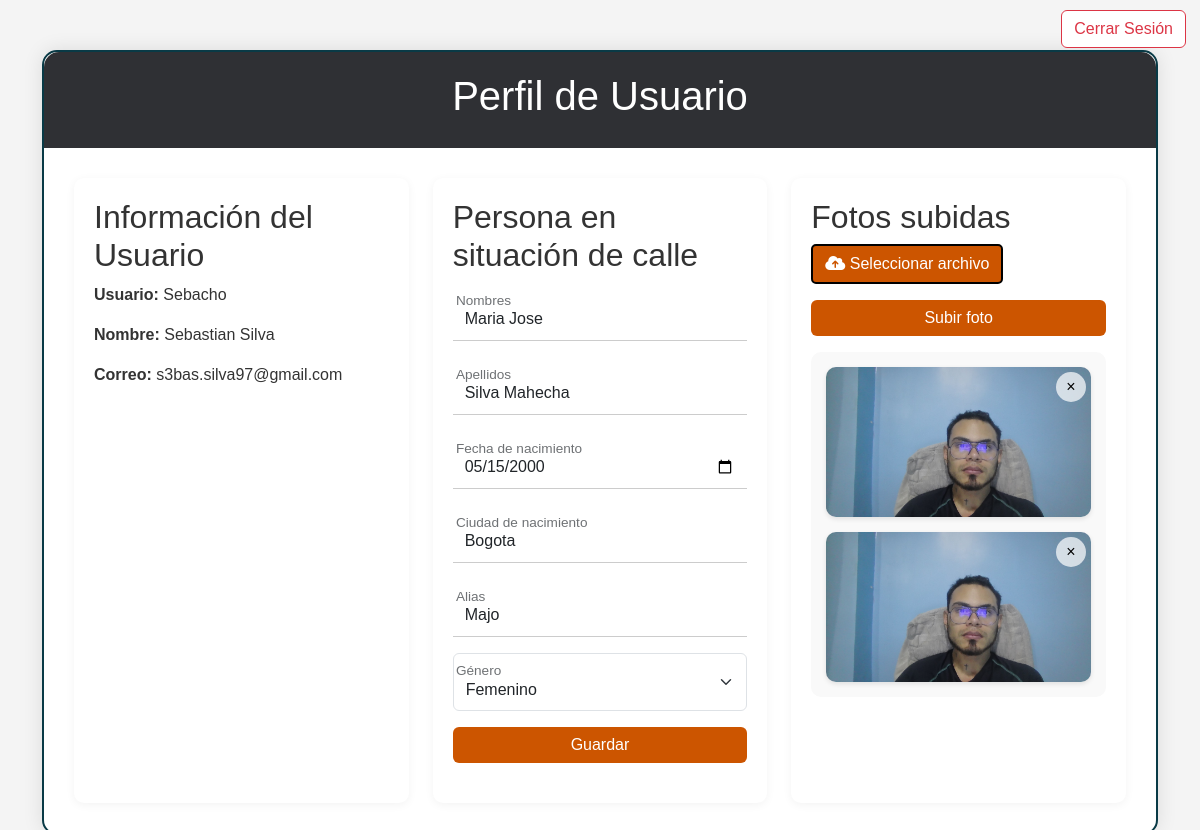
/users/profile/ (signed in), run on the app's committed database.
### users/models.py (models this page shows, shortened)
class CustomUser(AbstractUser):
    GENDER_CHOICES = [
        ('M', 'Masculino'),
        ('F', 'Femenino'),
    ]
    email = models.EmailField(unique=True)
    phone_number = models.CharField(max_length=15, default='0000000000')
    birth_date = models.DateField(null=True, blank=True)
    address = models.CharField(max_length=255, blank=True)
    city = models.CharField(max_length=100, blank=True)
    gender = models.CharField(max_length=1, choices=GENDER_CHOICES, blank=True, null=True)
    acepto_tratamiento = models.BooleanField(
        default=False,
        help_text="Indica si el usuario ha aceptado el tratamiento de sus datos personales."
    )

class StreetPerson(models.Model):
    GENDER_CHOICES = [
        ('M', 'Masculino'),
        ('F', 'Femenino'),
    ]
    profile = models.ForeignKey(Profile, on_delete=models.CASCADE, related_name='street_persons')
    first_name = models.CharField(max_length=30)
    last_name = models.CharField(max_length=30)
    birth_date = models.DateField(null=True, blank=True)
    birth_city = models.CharField(max_length=100)
    alias = models.CharField(max_length=50, blank=True)
    gender = models.CharField(max_length=1, choices=GENDER_CHOICES, blank=True, null=True)
    created_at = models.DateTimeField(default=timezone.now)
    common_id = models.CharField(max_length=50, unique=True, null=True)

### photos/models.py (models this page shows, shortened)
class Photo(models.Model):
    user = models.ForeignKey(settings.AUTH_USER_MODEL, on_delete=models.CASCADE, related_name='photos')
    profile = models.ForeignKey(Profile, on_delete=models.CASCADE, related_name='profile_photos')
    image = models.ImageField(upload_to='photos/')
    uploaded_at = models.DateTimeField(auto_now_add=True)
    visible = models.BooleanField(default=True)  # Campo para controlar la visibilidad de la foto

### users/views.py (the view, shortened to what this page needs)
# urls.py: path('profile/', profile, name='profile'),  # URL para el perfil de usuario
@login_required
def profile(request):
    photo_form = PhotoUploadForm()
    street_person = StreetPerson.objects.filter(profile__user=request.user).last()
    street_person_form = StreetPersonForm(instance=street_person)
    photos = Photo.objects.filter(user=request.user, visible=True)
    return render(request, 'users/profile.html', {
        'photo_form': photo_form,
        'street_person_form': street_person_form,
        'photos': photos,
        'street_person': street_person
    })

### photos/forms.py
class PhotoUploadForm(forms.ModelForm):
    class Meta:
        model = Photo
        fields = ['image']

### users/forms.py (shortened to what this page needs)
class StreetPersonForm(forms.ModelForm):
    GENDER_CHOICES = [
        ('M', 'Masculino'),
        ('F', 'Femenino'),
    ]
    first_name = forms.CharField(max_length=30, required=True, label='Nombres')
    last_name = forms.CharField(max_length=30, required=True, label='Apellidos')
    birth_date = forms.DateField(
        widget=forms.DateInput(attrs={'type': 'date'}),
        required=True,
        label='Fecha de nacimiento'
    )
    birth_city = forms.CharField(max_length=100, required=True, label='Ciudad de nacimiento')
    alias = forms.CharField(max_length=50, required=False, label='Alias')  # Changed to match model definition
    gender = forms.ChoiceField(choices=GENDER_CHOICES, required=False, label='Género')  # Changed to match model definition
    class Meta:
        model = StreetPerson
        fields = ['first_name', 'last_name', 'birth_date', 'birth_city', 'alias', 'gender']

### users/templates/users/profile.html (shortened to what this page needs)
<!DOCTYPE html>
<html lang="es">
<head>
    <link href="https://cdn.jsdelivr.net/npm/bootstrap@5.3.3/dist/css/bootstrap.min.css" rel="stylesheet">
</head>
<body>
    <div class="logout-button-container">
        <form method="post" action="{% url 'logout' %}">
            <button class="btn btn-outline-danger" type="submit">Cerrar Sesión</button>
        </form>
    </div>
    <div class="container">
            <div class="profile-container">
                <div class="profile-header">
                    <h1 class="text-center">Perfil de Usuario</h1>
                </div>
                    <div class="row g-4">
                        <div class="col-md-4">
                            <div class="profile-section">
                                <h2>Información del Usuario</h2>
                                <p><strong>Usuario:</strong> {{ user.username }}</p>
                                <p><strong>Nombre:</strong> {{ user.first_name }} {{ user.last_name }}</p>
                                <p><strong>Correo:</strong> {{ user.email }}</p>
                            </div>
                        </div>
                        <div class="col-md-4">
                            <div class="profile-section">
                                <h2>Persona en situación de calle</h2>
                                <form method="post">
                                    <div class="form-floating mb-3">
                                        <input type="text" class="form-control" id="first_name" name="first_name" placeholder="Nombres" value="{{ street_person.first_name|default:'' }}">
                                        <label for="first_name">Nombres</label>
                                    </div>
                                    <div class="form-floating mb-3">
                                        <input type="text" class="form-control" id="last_name" name="last_name" placeholder="Apellidos" value="{{ street_person.last_name|default:'' }}">
                                        <label for="last_name">Apellidos</label>
                                    </div>
                                    <div class="form-floating mb-3">
                                        <input type="date" class="form-control" id="birth_date" name="birth_date" value="{{ street_person.birth_date|date:'Y-m-d'|default:'' }}">
                                        <label for="birth_date">Fecha de nacimiento</label>
                                    </div>
                                    <div class="form-floating mb-3">
                                        <input type="text" class="form-control" id="birth_city" name="birth_city" placeholder="Ciudad de nacimiento" value="{{ street_person.birth_city|default:'' }}">
                                        <label for="birth_city">Ciudad de nacimiento</label>
                                    </div>
                                    <div class="form-floating mb-3">
                                        <input type="text" class="form-control" id="alias" name="alias" placeholder="Alias" value="{{ street_person.alias|default:'' }}">
                                        <label for="alias">Alias</label>
                                    </div>
                                    <div class="form-floating mb-3">
                                        <select class="form-select" id="gender" name="gender">
                                            <option value="F" {% if street_person.gender == 'F' %}selected{% endif %}>Femenino</option>
                                        </select>
                                        <label for="gender">Género</label>
                                    </div>
                                    <button class="btn btn-primary w-100" type="submit" name="street_person_form_submit">Guardar</button>
                                </form>
                            </div>
                        </div>
                        <div class="col-md-4">
                            <div class="profile-section">
                                <h2>Fotos subidas</h2>
                                <form method="post" enctype="multipart/form-data" class="mb-3">
                                    <div class="mb-3">
                                        <label for="id_image" class="custom-file-upload">
                                            <i class="fas fa-cloud-upload-alt"></i> Seleccionar archivo
                                        </label>
                                    </div>
                                    <button class="btn btn-primary w-100" type="submit" name="photo_form_submit">Subir foto</button>
                                </form>
                                <div class="photo-grid">
                                    {% for photo in photos %}
                                        <div class="photo-item">
                                            <img src="{{ photo.image.url }}" alt="Foto de {{ user.username }}">
                                            <button class="delete-btn" data-photo-id="{{ photo.id }}">&times;</button>
                                        </div>
                                    {% endfor %}
                                </div>
                            </div>
                        </div>
                    </div>
            </div>
    </div>
    </body>
    </html>

### users/templates/users/profile.html (style rules this page uses)
body { font-family: 'Arial', sans-serif; background-color: #f4f4f4; color: #333; }
.profile-container { border: 2px solid #093a46; background-color: #fff; border-radius: 15px; box-shadow: 0 0 20px rgba(0,0,0,0.1); padding: 30px; margin-top: 50px; }
.profile-header { background-color: #2f3034; color: white; padding: 20px; border-radius: 15px 15px 0 0; margin: -30px -30px 30px -30px; }
.profile-section { height: 100%; background-color: #ffffff; border-radius: 10px; padding: 20px; margin-bottom: 20px; box-shadow: 0 2px 10px rgba(0,0,0,0.05); }
.photo-grid { display: grid; grid-template-columns: repeat(auto-fill, minmax(150px, 1fr)); grid-gap: 15px; max-height: 500px; overflow-y: auto; padding: 15px; background-color: #f9f9f9; border-radius: 10px; }
.photo-item { position: relative; overflow: hidden; border-radius: 10px; box-shadow: 0 2px 5px rgba(0,0,0,0.1); transition: transform 0.3s ease; }
.photo-item img { width: 100%; height: 150px; object-fit: cover; }
.delete-btn { position: absolute; top: 5px; right: 5px; background-color: rgba(255,255,255,0.7); border: 10px; border-radius: 50%; width: 30px; height: 30px; font-size: 16px; cursor: pointer; display: flex; align-items: center; justify-content: center; transition: background-color 0.3s ease; }
.btn-primary { background-color: #CC5500; border: none; transition: background-color 0.3s ease; }
.logout-button-container { position: fixed; top: 10px; right: 14px; z-index: 1000; }
.btn-outline-danger { background-color: white; transition: all 0.3s ease; }
.custom-file-upload { border: 2px solid #000000; display: inline-block; padding: 6px 12px; cursor: pointer; background-color: #CC5500; color: #ffffff; border-radius: 5px; transition: all 0.3s ease; }
.form-control { border: none; border-bottom: 1px solid #ccc; border-radius: 0; padding-left: 0; }
.form-floating > label { padding-left: 0; }

### data on the page
CustomUser: username "Sebacho", first_name "Sebastian", last_name "Silva", email "s3bas.silva97@gmail.com"
StreetPerson: first_name "Maria Jose", last_name "Silva Mahecha", birth_date "05/15/2000", birth_city "Bogota", alias "Majo", gender "Femenino"
Photo: image (picture)
Photo: image (picture)
